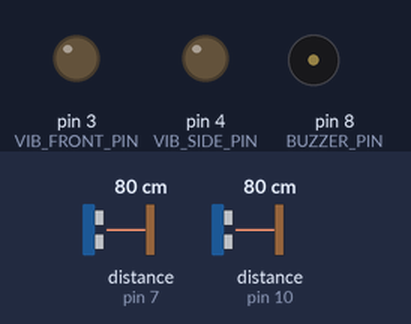
Simulated run of this sketch. Board: Arduino Uno, built with avr-gcc and run on an emulated ATmega328P. Shown: output pins drawn as LEDs (lit = HIGH), buzzer (waves = sounding). Wiring (inferred from the names in the program): 2 × ultrasonic range finder: trigger pin 6, echo pin 7 / trigger pin 9, echo pin 10. Inputs (shaded band) come from the test bench; at power-on: distance to the obstacle (sensors on pin 7, pin 10) 80 cm. The echo pulse lasts 58.3 µs per cm; pins used as bus, display or sensor lines are not drawn.

Above: at 1.2 s.
1.3 s: distance to the obstacle (sensor on pin 7) set to 54 cm
2.8 s: distance to the obstacle (sensor on pin 7) set to 47 cm
At 3.9 s:
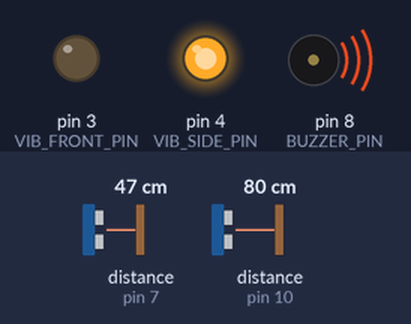
4.3 s: distance to the obstacle (sensor on pin 10) set to 55 cm
5.8 s: distance to the obstacle (sensor on pin 10) set to 48 cm
At 6.6 s:
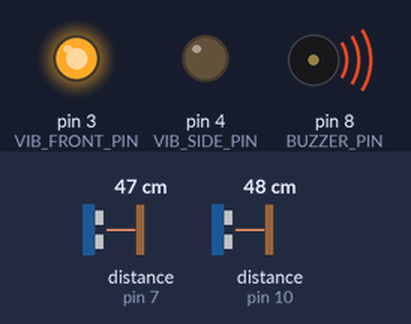
7.3 s: distance to the obstacle (sensor on pin 10) set to 60 cm
At 8.0 s:
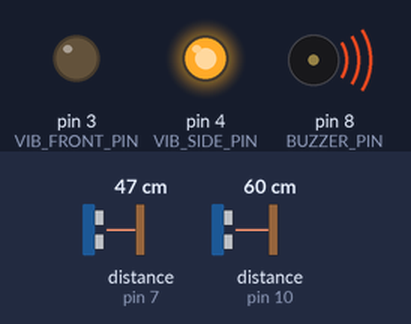
8.8 s: distance to the obstacle (sensor on pin 10) set to 2 cm
At 9.6 s:
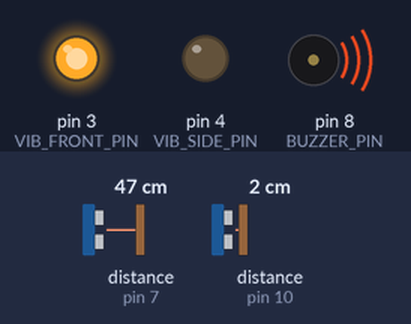
Timing chart, 0 to 11.3 s (numbered marks = the images above; inputs shaded):
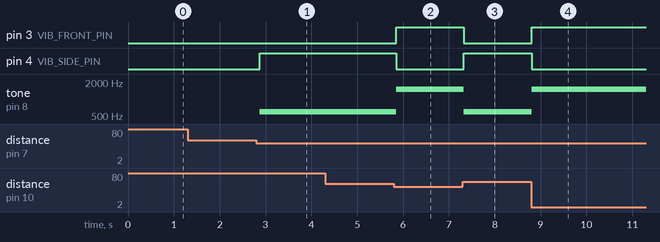

The sketch:

smart_assistive_shoes.ino
```cpp
#define TRIG_FRONT 9
#define ECHO_FRONT 10
#define TRIG_SIDE 6
#define ECHO_SIDE 7
#define BUZZER_PIN 8
#define VIB_FRONT_PIN 3
#define VIB_SIDE_PIN 4

void setup() {
  pinMode(TRIG_FRONT, OUTPUT);
  pinMode(ECHO_FRONT, INPUT);
  pinMode(TRIG_SIDE, OUTPUT);
  pinMode(ECHO_SIDE, INPUT);

  pinMode(BUZZER_PIN, OUTPUT);
  pinMode(VIB_FRONT_PIN, OUTPUT);
  pinMode(VIB_SIDE_PIN, OUTPUT);

  digitalWrite(VIB_FRONT_PIN, LOW);
  digitalWrite(VIB_SIDE_PIN, LOW);

  Serial.begin(9600);
}

long readDistance(int trigPin, int echoPin) {
  digitalWrite(trigPin, LOW);
  delayMicroseconds(2);
  digitalWrite(trigPin, HIGH);
  delayMicroseconds(10);
  digitalWrite(trigPin, LOW);

  long duration = pulseIn(echoPin, HIGH, 60000);
  if (duration == 0) return -1;

  long distance = duration * 0.034 / 2;
  return distance;
}

void loop() {
  long frontDist = readDistance(TRIG_FRONT, ECHO_FRONT);
  long sideDist  = readDistance(TRIG_SIDE, ECHO_SIDE);

  if (frontDist > 0 && frontDist <= 50) {
    digitalWrite(VIB_FRONT_PIN, HIGH);
    digitalWrite(VIB_SIDE_PIN, LOW);
    tone(BUZZER_PIN, 1500);
  }
  else if (sideDist > 6 && sideDist <= 50) {
    digitalWrite(VIB_FRONT_PIN, LOW);
    digitalWrite(VIB_SIDE_PIN, HIGH);
    tone(BUZZER_PIN, 600);
  }
  else {
    digitalWrite(VIB_FRONT_PIN, LOW);
    digitalWrite(VIB_SIDE_PIN, LOW);
    noTone(BUZZER_PIN);
  }

  delay(80);
}
```

Measured:
- the behaviour switches between 52 and 51 cm on distance to the obstacle (sensor on pin 7) (found by bisection; images 0 and 1)
- the behaviour switches between 52 and 51 cm on distance to the obstacle (sensor on pin 10) (found by bisection; images 1 and 2)
- after the input at 1.3 s, every drawn part: stays the same
- after the input at 2.8 s, pin 4 (VIB_SIDE_PIN): LOW → HIGH after 0.07 s; tone on pin 8 (BUZZER_PIN): silent → 600 Hz after 0.07 s
- after the input at 4.3 s, every drawn part: stays the same
- after the input at 5.8 s, pin 3 (VIB_FRONT_PIN): LOW → HIGH after 0.06 s; pin 4 (VIB_SIDE_PIN): HIGH → LOW after 0.06 s; tone on pin 8 (BUZZER_PIN): 600 Hz → 1500 Hz after 0.06 s
- after the input at 7.3 s, pin 3 (VIB_FRONT_PIN): HIGH → LOW at once; pin 4 (VIB_SIDE_PIN): LOW → HIGH at once; tone on pin 8 (BUZZER_PIN): 1500 Hz → 600 Hz at once
- after the input at 8.8 s, pin 3 (VIB_FRONT_PIN): LOW → HIGH at once; pin 4 (VIB_SIDE_PIN): HIGH → LOW at once; tone on pin 8 (BUZZER_PIN): 600 Hz → 1500 Hz at once
